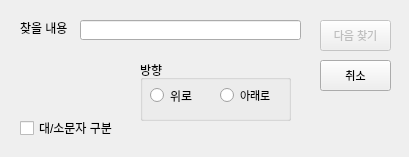
<?xml version="1.0" encoding="UTF-8"?>
<ui version="4.0">
 <class>Dialog</class>
 <widget class="QDialog" name="Dialog">
  <property name="geometry">
   <rect>
    <x>0</x>
    <y>0</y>
    <width>409</width>
    <height>157</height>
   </rect>
  </property>
  <property name="windowTitle">
   <string>Dialog</string>
  </property>
  <widget class="QLabel" name="label_findstr">
   <property name="geometry">
    <rect>
     <x>20</x>
     <y>20</y>
     <width>56</width>
     <height>16</height>
    </rect>
   </property>
   <property name="text">
    <string>찾을 내용</string>
   </property>
  </widget>
  <widget class="QPushButton" name="pushButton_findNext">
   <property name="enabled">
    <bool>false</bool>
   </property>
   <property name="geometry">
    <rect>
     <x>320</x>
     <y>20</y>
     <width>71</width>
     <height>31</height>
    </rect>
   </property>
   <property name="font">
    <font>
     <pointsize>8</pointsize>
    </font>
   </property>
   <property name="text">
    <string>다음 찾기</string>
   </property>
  </widget>
  <widget class="QPushButton" name="pushButton_cancel">
   <property name="geometry">
    <rect>
     <x>320</x>
     <y>60</y>
     <width>71</width>
     <height>31</height>
    </rect>
   </property>
   <property name="font">
    <font>
     <pointsize>8</pointsize>
    </font>
   </property>
   <property name="text">
    <string>취소</string>
   </property>
  </widget>
  <widget class="QCheckBox" name="checkBox_CaseSensitive">
   <property name="geometry">
    <rect>
     <x>20</x>
     <y>120</y>
     <width>101</width>
     <height>16</height>
    </rect>
   </property>
   <property name="text">
    <string>대/소문자 구분</string>
   </property>
  </widget>
  <widget class="QGroupBox" name="groupBox">
   <property name="geometry">
    <rect>
     <x>140</x>
     <y>60</y>
     <width>151</width>
     <height>61</height>
    </rect>
   </property>
   <property name="title">
    <string>방향</string>
   </property>
   <widget class="QRadioButton" name="radioButton_down">
    <property name="geometry">
     <rect>
      <x>80</x>
      <y>20</y>
      <width>71</width>
      <height>31</height>
     </rect>
    </property>
    <property name="font">
     <font>
      <pointsize>8</pointsize>
     </font>
    </property>
    <property name="text">
     <string>아래로</string>
    </property>
   </widget>
   <widget class="QRadioButton" name="radioButton_up">
    <property name="geometry">
     <rect>
      <x>10</x>
      <y>20</y>
      <width>61</width>
      <height>31</height>
     </rect>
    </property>
    <property name="text">
     <string>위로</string>
    </property>
   </widget>
  </widget>
  <widget class="QLineEdit" name="lineEdit">
   <property name="geometry">
    <rect>
     <x>80</x>
     <y>20</y>
     <width>221</width>
     <height>20</height>
    </rect>
   </property>
  </widget>
 </widget>
 <resources/>
 <connections/>
</ui>
